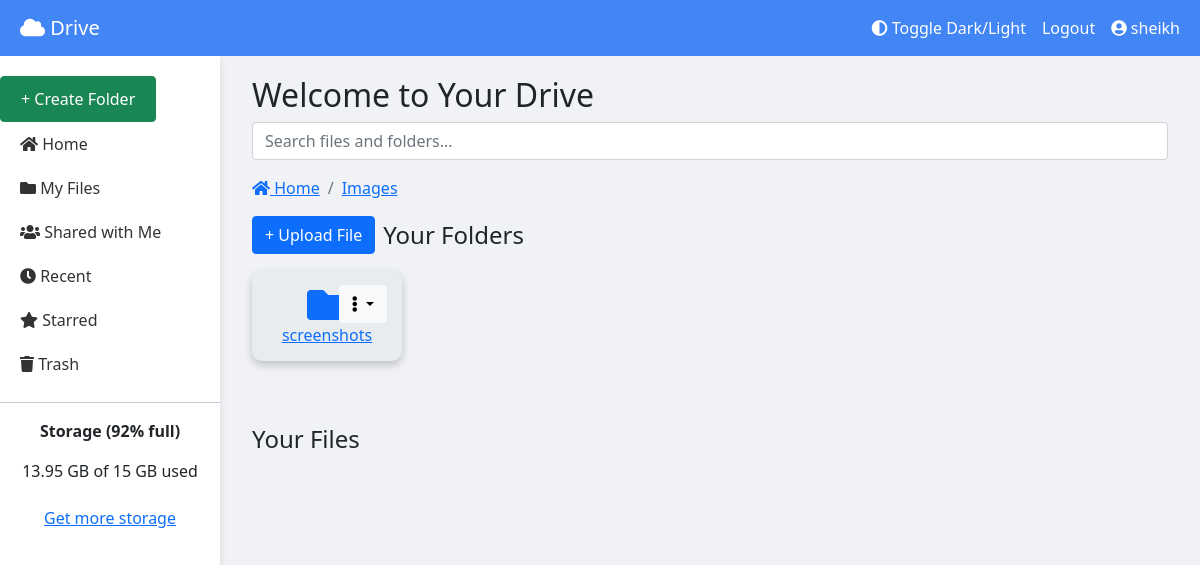
Screenshot of /58/ (signed in) with the database file from the repository.
### user_management/models.py (models this page shows)
class CustomUser(AbstractUser):
    dob = models.DateField(null=True, blank=True)
    sirname = models.CharField(max_length=100, blank=True)

### folder_management/models.py (models this page shows, shortened)
class Folder(models.Model):
    name = models.CharField(max_length=255)
    parent = models.ForeignKey('self', on_delete=models.CASCADE, null=True, blank=True, related_name='children')
    owner = models.ForeignKey(User, on_delete=models.CASCADE)
    created_at = models.DateTimeField(auto_now_add=True)
    updated_at = models.DateTimeField(auto_now=True)

### folder_management/views.py (the view)
# urls.py: path('', views.list_folders, name='home'),
@login_required
def list_folders(request, parent_id=None):
    parent_folder = None
    if parent_id:
        parent_folder = get_object_or_404(Folder, id=parent_id, owner=request.user)
    folders = Folder.objects.filter(owner=request.user, parent=parent_folder)
    files = File.objects.filter(owner=request.user, parent_folder=parent_folder)  # Fetch files in the current folder
    print("Folders count:", folders.count())  # For debugging in console
    print("Files count:", files.count())  # For debugging in console
    breadcrumbs = []
    current = parent_folder
    while current is not None:
        breadcrumbs.insert(0, current)
        current = current.parent
    context = {
        'folders': folders,
        'files': files,  # Pass files to template
        'parent_folder': parent_folder,
        'breadcrumbs': breadcrumbs,
    }
    return render(request, 'folder_management/list_folders.html', context)

### folder_management/templates/folder_management/list_folders.html (shortened to what this page needs)
{% extends "home.html" %}

### user_management/templates/home.html (shortened to what this page needs)
<!DOCTYPE html>
<html lang="en">
<head>
    <link href="https://cdn.jsdelivr.net/npm/bootstrap@5.1.3/dist/css/bootstrap.min.css" rel="stylesheet">
    <link rel="stylesheet" href="https://cdnjs.cloudflare.com/ajax/libs/font-awesome/5.15.4/css/all.min.css">
    {% load static %}
    <link rel="stylesheet" href="{% static 'home.css' %}">
</head>
<body>
    <nav class="navbar navbar-expand-lg navbar-light">
        <div class="container-fluid">
            <a class="navbar-brand ms-2" href="#"><i class="fas fa-cloud"></i> Drive</a>
            <div class="collapse navbar-collapse" id="navbarNav">
                <ul class="navbar-nav ms-auto">
                    <li class="nav-item">
                        <a class="nav-link" href="#" id="toggle-theme"><i class="fas fa-adjust"></i> Toggle Dark/Light</a>
                    </li>
                    <li class="nav-item">
                        <a class="nav-link" href="{% url 'logout' %}">Logout</a>
                    </li>
                    <li class="nav-item">
                        <a class="nav-link" id="profileButton"><i class="fas fa-user-circle"></i> {{ request.user.username }}</a>
                    </li>
                </ul>
            </div>
        </div>
    </nav>
    <div class="sidebar">
        <button class="btn btn-success create-folder-btn" data-bs-toggle="modal" data-bs-target="#createFolderModal">+ Create Folder</button>
        <a href="{% url 'list_folders' %}"><i class="fas fa-home"></i> Home</a>
        <a href="{% url 'list_folders' %}"><i class="fas fa-folder"></i> My Files</a>
        <a href="#"><i class="fas fa-users"></i> Shared with Me</a>
        <a href="#"><i class="fas fa-clock"></i> Recent</a>
        <a href="#"><i class="fas fa-star"></i> Starred</a>
        <a href="#"><i class="fas fa-trash"></i> Trash</a>
        <hr>
        <div class="text-center">
            <p><strong>Storage (92% full)</strong></p>
            <p>13.95 GB of 15 GB used</p>
            <button class="btn btn-link">Get more storage</button>
        </div>
    </div>
    <div class="content-wrapper">
        <div class="content">
            <div class="container-fluid">
                <h2>Welcome to Your Drive</h2>
                <div class="search-bar mb-3">
                    <input type="text" class="form-control" placeholder="Search files and folders..." aria-label="Search">
                </div>
                <nav aria-label="breadcrumb">
                    <ol class="breadcrumb">
                        <li class="breadcrumb-item"><a href="{% url 'list_folders' %}"><i class="fas fa-home"></i> Home</a></li>
                        {% for breadcrumb in breadcrumbs %}
                        <li class="breadcrumb-item"><a href="{% url 'list_folders_nested' breadcrumb.id %}">{{ breadcrumb.name }}</a></li>
                        {% endfor %}
                    </ol>
                </nav>
                <div class="row">
                    <div class="d-flex mb-3">
                        <button class="btn btn-primary me-2" data-bs-toggle="modal" data-bs-target="#uploadFileModal">+ Upload File</button>
                        <h4 class="my-auto">Your Folders</h4>
                    </div>
                    <div class="d-flex flex-wrap">
                        {% for folder in folders %}
                        <div class="folder-card text-center me-3 mb-3">
                            <a href="{% url 'list_folders_nested' folder.id %}" class="folder-link">
                                <i class="fas fa-folder folder-icon"></i>
                                <h5 class="card-title">{{ folder.name }}</h5>
                            </a>
                            <div class="folder-actions dropdown">
                                <button class="btn btn-light dropdown-toggle" type="button" id="folderActions{{ folder.id }}" data-bs-toggle="dropdown" aria-expanded="false">
                                    <i class="fas fa-ellipsis-v"></i>
                                </button>
                            </div>
                        </div>
                        {% endfor %}
                    </div>
                </div>
                <div class="row mt-5">
                    <h4 class="mb-3">Your Files</h4>
                </div>
            </div>
        </div>
    </div>
</body>
</html>

### user_management/templates/home.css (style rules this page uses)
body { background-color: #f0f2f5; transition: background-color 0.5s, color 0.5s; }
.navbar { background-color: #4285f4; color: white; position: sticky; top: 0; z-index: 1000; }
.navbar a { color: white !important; }
.sidebar { height: 100vh; position: fixed; top: 56px; left: 0; padding-top: 20px; background-color: #ffffff; width: 220px; box-shadow: 0 4px 8px rgba(0, 0, 0, 0.1); }
.sidebar a { padding: 10px 20px; display: block; color: #333; text-decoration: none; }
.create-folder-btn { padding: 10px 20px; display: block; text-align: center; }
.content-wrapper { margin-left: 220px; padding: 20px; display: flex; flex-wrap: wrap; gap: 20px; }
.content { flex: 1; }
.folder-card, .file-card { padding: 15px; border-radius: 10px; transition: transform 0.2s; box-shadow: 0 4px 8px rgba(0, 0, 0, 0.2); background-color: #e9ecef; position: relative; width: 150px; }
.folder-actions, .file-actions { position: absolute; top: 15px; right: 15px; }
.folder-icon, .file-icon { font-size: 2.5rem; }
.card-title, .file-size { margin: 0; font-size: 1rem; }

### rows the page displays
CustomUser: user.username "sheikh"
Folder: name "Images"
Folder: name "screenshots"
